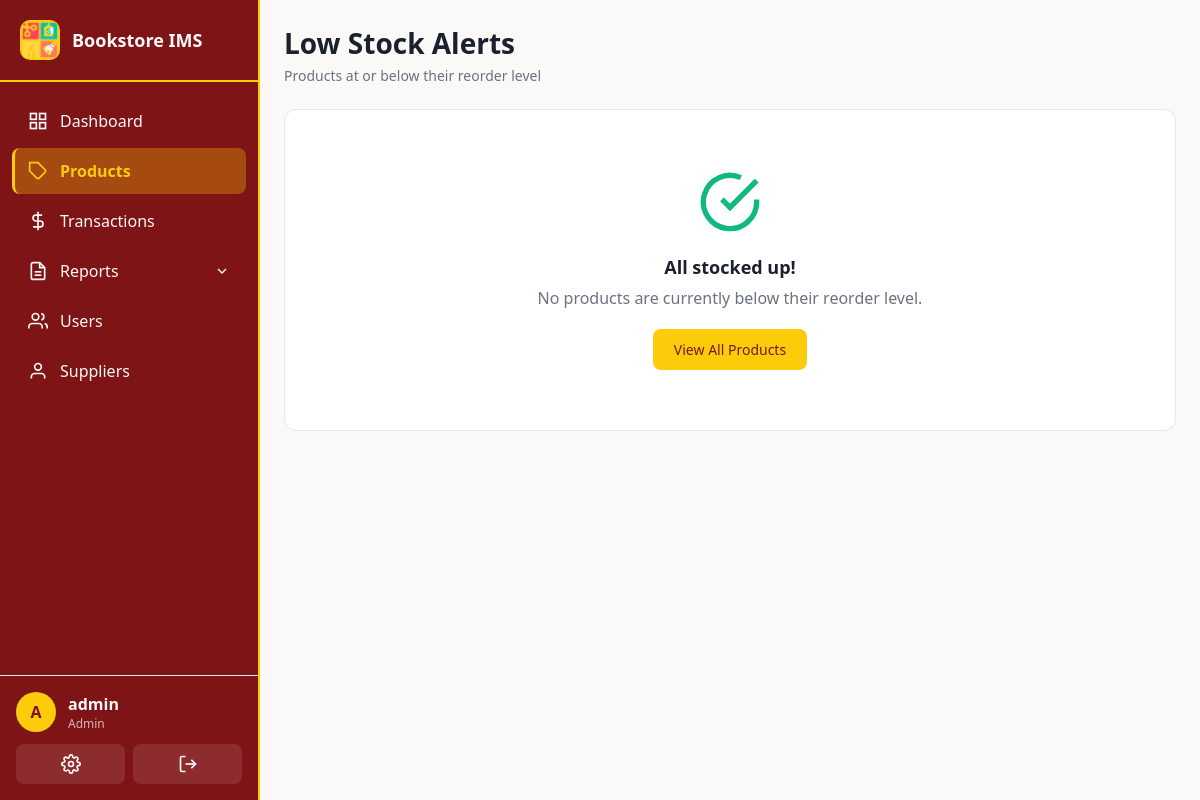
The page /products/low-stock (signed in) on the database as committed earlier.
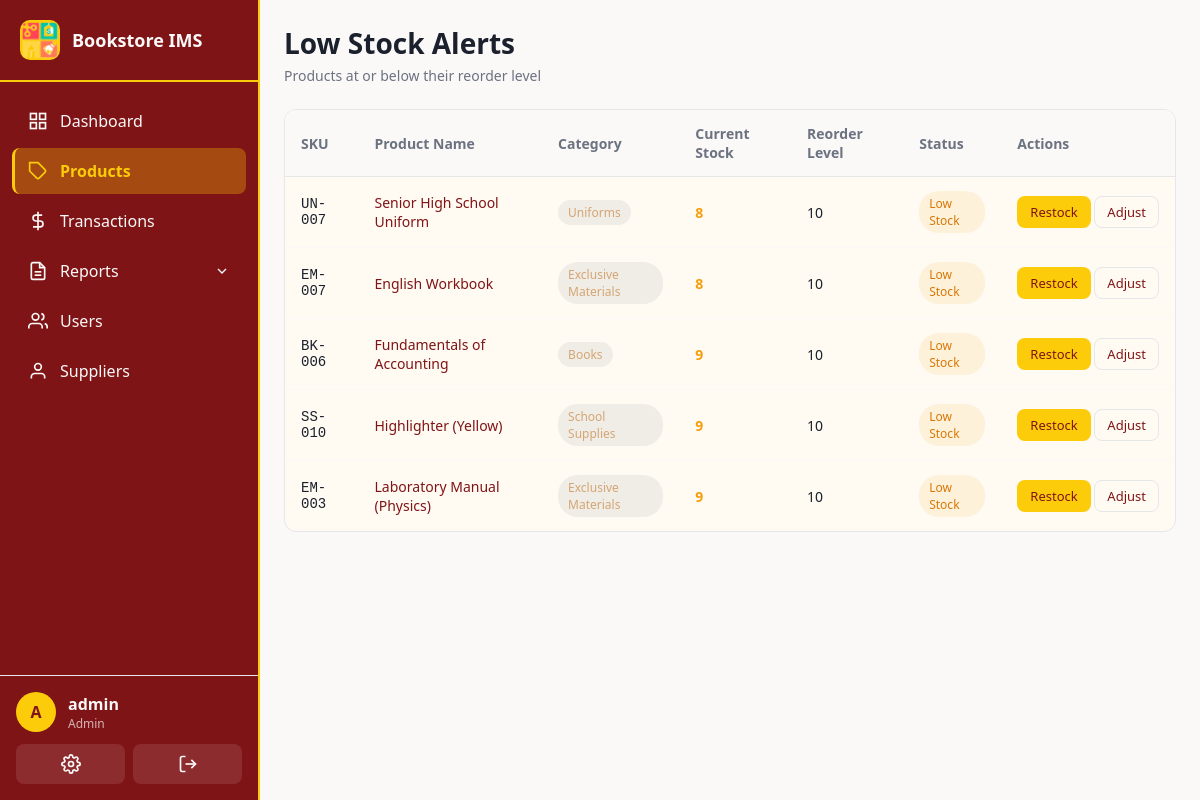
The same page on the database as committed later.
### app/models.py (models this page shows, shortened)
class Product(db.Model):
    __tablename__ = 'products'
    id = db.Column(db.Integer, primary_key=True)
    sku = db.Column(db.String(50), unique=True, nullable=False, index=True)  # Stock Keeping Unit
    name = db.Column(db.String(200), nullable=False)
    description = db.Column(db.Text)
    category_id = db.Column(db.Integer, db.ForeignKey('categories.id'), nullable=False)
    cost_price = db.Column(db.Float, nullable=False, default=0.0)  # Purchase cost
    selling_price = db.Column(db.Float, nullable=False, default=0.0)
    quantity = db.Column(db.Integer, nullable=False, default=0)
    reorder_level = db.Column(db.Integer, nullable=False, default=10)  # Low stock threshold
    isbn = db.Column(db.String(20))
    author = db.Column(db.String(200))
    publisher = db.Column(db.String(200))
    is_active = db.Column(db.Boolean, default=True)
    created_at = db.Column(db.DateTime, default=datetime.utcnow)
    updated_at = db.Column(db.DateTime, default=datetime.utcnow, onupdate=datetime.utcnow)
    stock_movements = db.relationship('StockMovement', backref='product', lazy='dynamic')
    transaction_items = db.relationship('TransactionItem', backref='product', lazy='dynamic')

class Category(db.Model):
    __tablename__ = 'categories'
    id = db.Column(db.Integer, primary_key=True)
    name = db.Column(db.String(100), unique=True, nullable=False)
    description = db.Column(db.String(255))
    created_at = db.Column(db.DateTime, default=datetime.utcnow)
    products = db.relationship('Product', backref='category', lazy='dynamic')

### app/routes/products.py (the view)
@products_bp.route('/low-stock')
@login_required
def low_stock():
    products = Product.query.filter(
        Product.quantity <= Product.reorder_level,
        Product.is_active == True
    ).order_by(Product.quantity).all()
    return render_template('products/low_stock.html', products=products)

### app/__init__.py (called while the page is built)
@login_manager.user_loader
def load_user(user_id):
    return db.session.get(User, int(user_id))

### app/models.py (called while the page is built)
    def is_admin(self):
        return self.role == Role.ADMIN

### app/templates/products/low_stock.html (shortened to what this page needs)
{% extends "base.html" %}
{% block content %}
<div class="page-header">
  <div class="page-header-left">
    <h1>Low Stock Alerts</h1>
    <p class="page-subtitle">Products at or below their reorder level</p>
  </div>
</div>
<div class="table-card">
  {% if products %}
  <table class="data-table">
    <thead>
      <tr>
        <th>SKU</th>
        <th>Product Name</th>
        <th>Category</th>
        <th>Current Stock</th>
        <th>Reorder Level</th>
        <th>Status</th>
        <th>Actions</th>
      </tr>
    </thead>
    <tbody>
      {% for product in products %}
      <tr class="{% if product.quantity == 0 %}row-danger{% else %}row-warning{% endif %}">
        <td class="sku-cell">{{ product.sku }}</td>
        <td>
          <a href="{{ url_for('products.view_product', id=product.id) }}" class="product-name">
            {{ product.name }}
          </a>
        </td>
        <td>
          <span class="badge badge-category">{{ product.category.name }}</span>
        </td>
        <td class="stock-cell {% if product.quantity == 0 %}text-danger{% else %}text-warning{% endif %}">
          <strong>{{ product.quantity }}</strong>
        </td>
        <td>{{ product.reorder_level }}</td>
        <td>
          {% if product.quantity == 0 %}
          <span class="badge badge-danger">Out of Stock</span>
          {% else %}
          <span class="badge badge-warning">Low Stock</span>
          {% endif %}
        </td>
        <td class="actions-cell">
          <a href="{{ url_for('transactions.new_purchase') }}" class="btn btn-sm btn-primary">Restock</a>
          <a href="{{ url_for('products.adjust_stock', id=product.id) }}" class="btn btn-sm btn-outline">Adjust</a>
        </td>
      </tr>
      {% endfor %}
    </tbody>
  </table>
  {% else %}
  <div class="empty-state success">
    <svg viewBox="0 0 24 24" fill="none" stroke="currentColor" stroke-width="2">
      <path d="M22 11.08V12a10 10 0 1 1-5.93-9.14"></path>
      <polyline points="22 4 12 14.01 9 11.01"></polyline>
    </svg>
    <h3>All stocked up!</h3>
    <p>No products are currently below their reorder level.</p>
    <a href="{{ url_for('products.list_products') }}" class="btn btn-primary">View All Products</a>
  </div>
  {% endif %}
</div>
{% endblock %}

Rows that differ between the two databases and show on the page:
added Product: sku "UN-007", name "Senior High School Uniform", category.name "Uniforms", quantity "8", reorder_level "10", shows "Low Stock"
added Product: sku "EM-007", name "English Workbook", category.name "Exclusive Materials", quantity "8", reorder_level "10", shows "Low Stock"
added Product: sku "BK-006", name "Fundamentals of Accounting", category.name "Books", quantity "9", reorder_level "10", shows "Low Stock"
added Product: sku "SS-010", name "Highlighter (Yellow)", category.name "School Supplies", quantity "9", reorder_level "10", shows "Low Stock"
added Product: sku "EM-003", name "Laboratory Manual (Physics)", category.name "Exclusive Materials", quantity "9", reorder_level "10", shows "Low Stock"
Other text that changed with them:
text no longer shown: "All stocked up! No products are currently below their reorder level. View All Products"
text now shown: "SKU Product Name Category Current Stock Reorder Level Status Actions"
